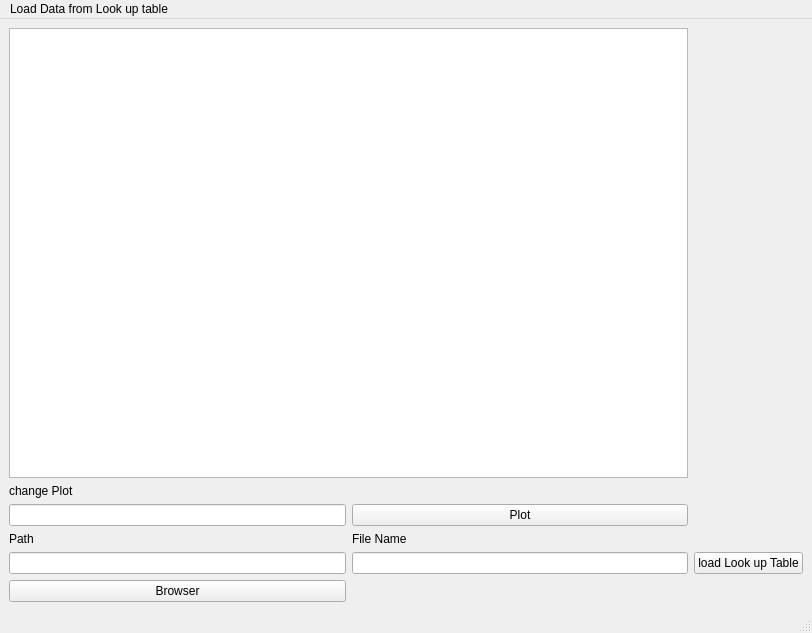
<?xml version="1.0" encoding="UTF-8"?>
<ui version="4.0">
 <class>MainWindow</class>
 <widget class="QMainWindow" name="MainWindow">
  <property name="geometry">
   <rect>
    <x>0</x>
    <y>0</y>
    <width>800</width>
    <height>632</height>
   </rect>
  </property>
  <property name="sizePolicy">
   <sizepolicy hsizetype="Expanding" vsizetype="Expanding">
    <horstretch>0</horstretch>
    <verstretch>0</verstretch>
   </sizepolicy>
  </property>
  <property name="windowTitle">
   <string>MainWindow</string>
  </property>
  <widget class="QWidget" name="centralwidget">
   <layout class="QGridLayout" name="gridLayout">
    <item row="4" column="2">
     <widget class="QPushButton" name="load_look_up_table">
      <property name="text">
       <string>load Look up Table</string>
      </property>
     </widget>
    </item>
    <item row="0" column="0" colspan="2">
     <widget class="QTableView" name="tableView">
      <property name="enabled">
       <bool>true</bool>
      </property>
      <property name="minimumSize">
       <size>
        <width>679</width>
        <height>450</height>
       </size>
      </property>
      <property name="maximumSize">
       <size>
        <width>679</width>
        <height>450</height>
       </size>
      </property>
      <attribute name="horizontalHeaderDefaultSectionSize">
       <number>200</number>
      </attribute>
     </widget>
    </item>
    <item row="3" column="0">
     <widget class="QLabel" name="label">
      <property name="text">
       <string>Path </string>
      </property>
     </widget>
    </item>
    <item row="4" column="0">
     <widget class="QLineEdit" name="path_look_up_table">
      <property name="text">
       <string/>
      </property>
     </widget>
    </item>
    <item row="4" column="1">
     <widget class="QLineEdit" name="fileName_look_up_table"/>
    </item>
    <item row="3" column="1">
     <widget class="QLabel" name="label_2">
      <property name="text">
       <string>File Name</string>
      </property>
     </widget>
    </item>
    <item row="2" column="0">
     <widget class="QLineEdit" name="lineEdit_2"/>
    </item>
    <item row="2" column="1">
     <widget class="QPushButton" name="pushButton_plot_look_up_table">
      <property name="text">
       <string>Plot</string>
      </property>
     </widget>
    </item>
    <item row="1" column="0">
     <widget class="QLabel" name="label_3">
      <property name="text">
       <string>change Plot</string>
      </property>
     </widget>
    </item>
    <item row="5" column="0">
     <widget class="QPushButton" name="pushButton_browser_look_up_table">
      <property name="text">
       <string>Browser</string>
      </property>
     </widget>
    </item>
   </layout>
  </widget>
  <widget class="QMenuBar" name="menubar">
   <property name="geometry">
    <rect>
     <x>0</x>
     <y>0</y>
     <width>800</width>
     <height>21</height>
    </rect>
   </property>
   <widget class="QMenu" name="menuLoad">
    <property name="title">
     <string>Load Data from Look up table</string>
    </property>
   </widget>
   <addaction name="menuLoad"/>
  </widget>
  <widget class="QStatusBar" name="statusbar"/>
 </widget>
 <resources/>
 <connections/>
</ui>
